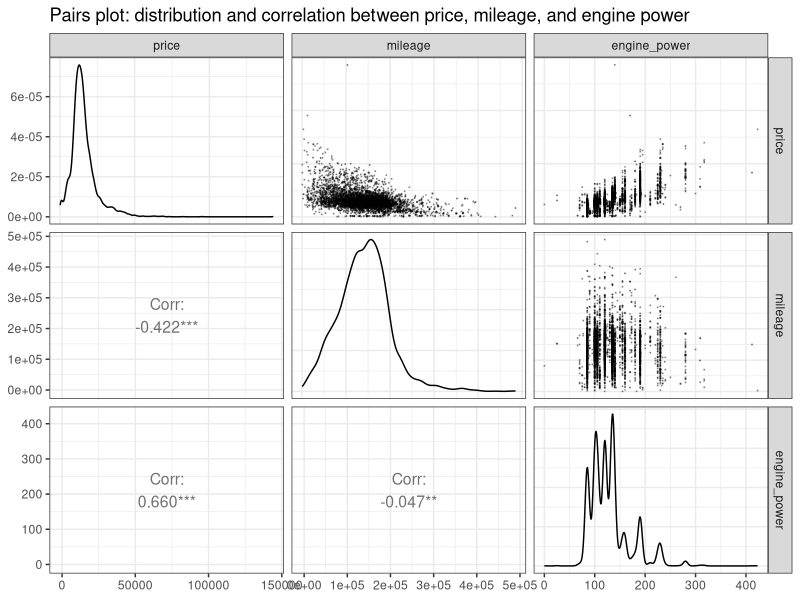

Reproduce this figure in R. (Note: this script raises an error after producing the figure.)
## ---- chunk 1
knitr::opts_chunk$set(echo = TRUE)
## ---- chunk 2
### load the library
library(dplyr)
library(ggplot2)
library(cowplot) #to arrange ggplot
library(GGally)
library(MASS) #for boxcox
## ---- chunk 3
### load the dataset
dat_bmw <- read.csv("BMWpricing_updated.csv")
#summary(dat_bmw)
## ---- chunk 4
### Assigning NA to car with mileage > 50,0000 miles or negative mileage
dat_bmw[dat_bmw$mileage > 500000 | dat_bmw$mileage < 0, "mileage"] <- NA

### Assigning NA to car with price > 150000 usd
dat_bmw[dat_bmw$price > 150000, "price"] <- NA

### Converting mileage, engine power, and price into numeric
dat_bmw[,c(3,4,17)] <- apply(dat_bmw[,c(3,4,17)], 2, as.numeric)

### Create a data frame only has the variable of interests
dat_bmw2 <- dat_bmw[,c("price", "mileage", "engine_power")]

### Drop the data point with NA
dat_bmw2 <- dat_bmw2[complete.cases(dat_bmw2),]
# summary(dat_bmw)
## ---- chunk 5
ggpairs(dat_bmw2,
        upper=list(continuous=wrap("points", alpha=0.3, size=0.1)),
        lower=list(continuous=wrap('cor', size=4))) +
  labs(title = "Pairs plot: distribution and correlation between price, mileage, and engine power") +
  theme_bw()
## ---- chunk 6
s1 <- ggplot(data = dat_bmw2, mapping = aes(x = mileage, y = price)) +
  geom_point(pch=19, cex=0.3) +
  geom_point(data = subset(dat_bmw2, mileage > 500000), mapping = aes(x = mileage, y = price), pch=19, cex=1, color = "red") +
  geom_point(data = subset(dat_bmw2, price > 100000), mapping = aes(x = mileage, y = price), pch=19, cex=1, color = "blue") +
  labs(title = "Scatter plot between price and mileage") +
  theme_bw() + theme(title = element_text(size=8)) 

boxcox_price <- boxcox(lm(dat_bmw2$price ~ 1), plotit = F)
boxcox_price2 <- data.frame("lambda" = boxcox_price$x, "ll" = boxcox_price$y)
maxlabmda_price <- boxcox_price$x[which.max(boxcox_price$y)]
box1 <- ggplot(data = boxcox_price2, mapping = aes(x = lambda, y = ll)) +
  geom_line(color = "black", linewidth = 0.5) +
  geom_vline(xintercept = maxlabmda_price, linetype = "dashed", color = "red") +
  geom_hline(yintercept = max(boxcox_price$y) - qchisq(0.95, df = 1)/2, linetype = "dashed", color = "blue") +
  labs(title = "Log-likelihood for the Box-Cox transformation",
       x = expression(lambda),
       y = "Log-likelihood for price") +
  annotate("text", label = paste0("lambda ==", maxlabmda_price), x = 1, y = -30000, parse = T) +
  theme_bw() + theme(title = element_text(size=8)) 

boxcox_mile <- boxcox(lm(dat_bmw2$mileage ~ 1), plotit = F)
boxcox_mile2 <- data.frame("lambda" = boxcox_mile$x, "ll" = boxcox_mile$y)
maxlabmda_mile <- boxcox_mile$x[which.max(boxcox_mile$y)]
box2 <- ggplot(data = boxcox_mile2, mapping = aes(x = lambda, y = ll)) +
  geom_line(color = "black", linewidth = 0.5) +
  geom_vline(xintercept = maxlabmda_mile, linetype = "dashed", color = "red") +
  geom_hline(yintercept = max(boxcox_mile$y) - qchisq(0.95, df = 1)/2, linetype = "dashed", color = "blue") +
  labs(title = "Log-likelihood for the Box-Cox transformation",
       x = expression(lambda),
       y = "Log-likelihood for mileage") +
  annotate("text", label = paste0("lambda ==", maxlabmda_mile), x = 1, y = -30000, parse = T) +
  theme_bw() + theme(title = element_text(size=8)) 

dat_bmw2 <- dat_bmw2 %>% mutate(logprice = log(price))
s2 <- ggplot(data = dat_bmw2, mapping = aes(x = mileage, y = logprice)) +
  geom_point(pch=19, cex=0.3) +
  geom_point(data = subset(dat_bmw2, mileage > 500000), mapping = aes(x = mileage, y = logprice), pch=19, cex=1, color = "red") +
  geom_point(data = subset(dat_bmw2, logprice > log(100000)), mapping = aes(x = mileage, y = logprice), pch=19, cex=1, color = "blue") +
  labs(title = "Scatter plot between log(price) and mileage") +
  theme_bw() + theme(title = element_text(size=8)) 

plot_grid(s1, box1, box2, s2, align = "h")
## ---- chunk 7
mod1 <- lm(price ~ mileage, data = dat_bmw2)
summary(mod1)
